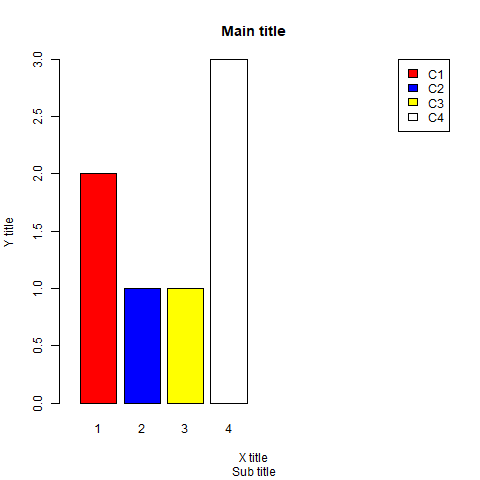

Generate this figure with R:
5 / 2 
a <- 5
typeof(a)
b <- 5/2
typeof(b)
c <- 5L
typeof(c)
d <- c(1, 2)
typeof(d)
e <- "123"
typeof(e)
f <- TRUE
typeof(f)

g <- table(c("A", 2, 2, 1, 3))
g
typeof(g)
h <- rnorm(45, 50 ,6)
h
typeof(h)

i <- c(1, 1, 2, 2, 2, 3, 4)
barplot(i)

hist(i)

pie(i)

v1 <- c(1, 2, 3, 4)
v2 <- c(1, 4, 6, 8)
plot(v1, v2)

m <- matrix(1:9, nrow = 3, byrow = TRUE)
m
barplot(matrix(1:9, nrow = 3, byrow = TRUE), beside = TRUE)


v3 <- c(1,1, 2, 3, 4, 4, 4)
barplot(table(v3), main = "Main title",
        xlab = "X title",
        ylab = "Y title",
        sub = "Sub title",
        xlim = c(0, 10),
        col = c("red", 'blue', 'yellow', 'white', 'black'))
legend("topright", legend = c("C1", "C2", "C3", "C4"),
       fill = c("red", 'blue', 'yellow', 'white', 'black'))

# png("D:\\Study\\R\\HUSMAT1060\\MAT106005\\week09\\test1.png", width = 1000, height = 400)
# pdf("D:\\Study\\R\\HUSMAT1060\\MAT106005\\week09\\test1.pdf")
jpeg("D:\\Study\\R\\HUSMAT1060\\MAT106005\\week09\\test1.jpeg", width = 1000, height = 400)
v3 <- c(1,1, 2, 3, 4, 4, 4)
barplot(table(v3), main = "Main title",
        xlab = "X title",
        ylab = "Y title",
        sub = "Sub title",
        xlim = c(0, 10),
        col = c("red", 'blue', 'yellow', 'white', 'black'))
legend("topright", legend = c("C1", "C2", "C3", "C4"),
       fill = c("red", 'blue', 'yellow', 'white', 'black'))
dev.off()


v4 <- c(1, 2, 2, 2, 4, 5, 7, 7, 7, 9, 9, 18)
boxplot(v4)
q1 <- quantile(v4, 0.25)
q3 <- quantile(v4, 0.75)
iqr <- q3 - q1
v4_no_out <- v4[v4 >= q1 - 1.5*iqr & v4 <= q3 + 1.5*iqr]
boxplot(v4_no_out)

